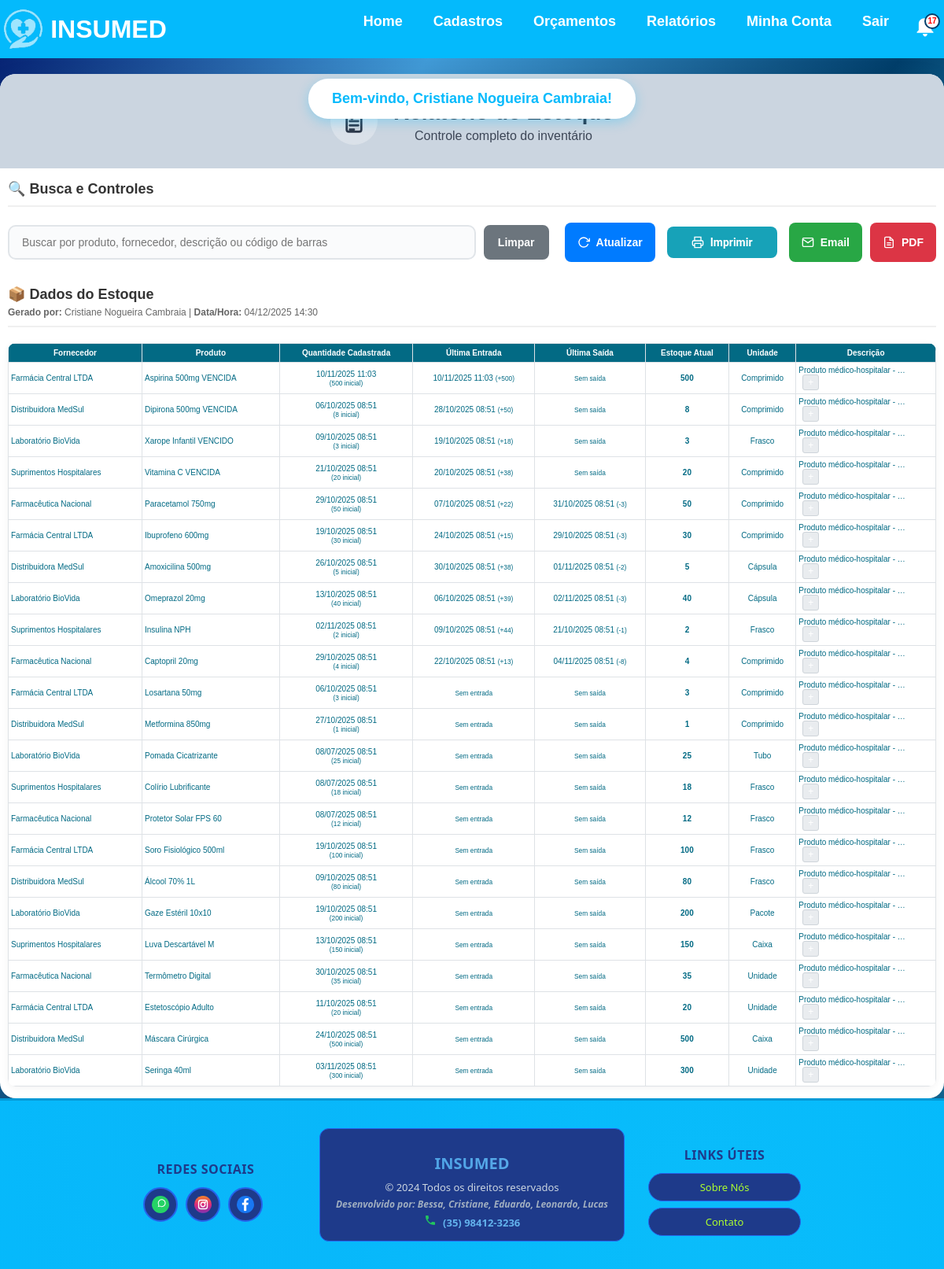
The page /relatorio-estoque/ (signed in) on the database as committed earlier.
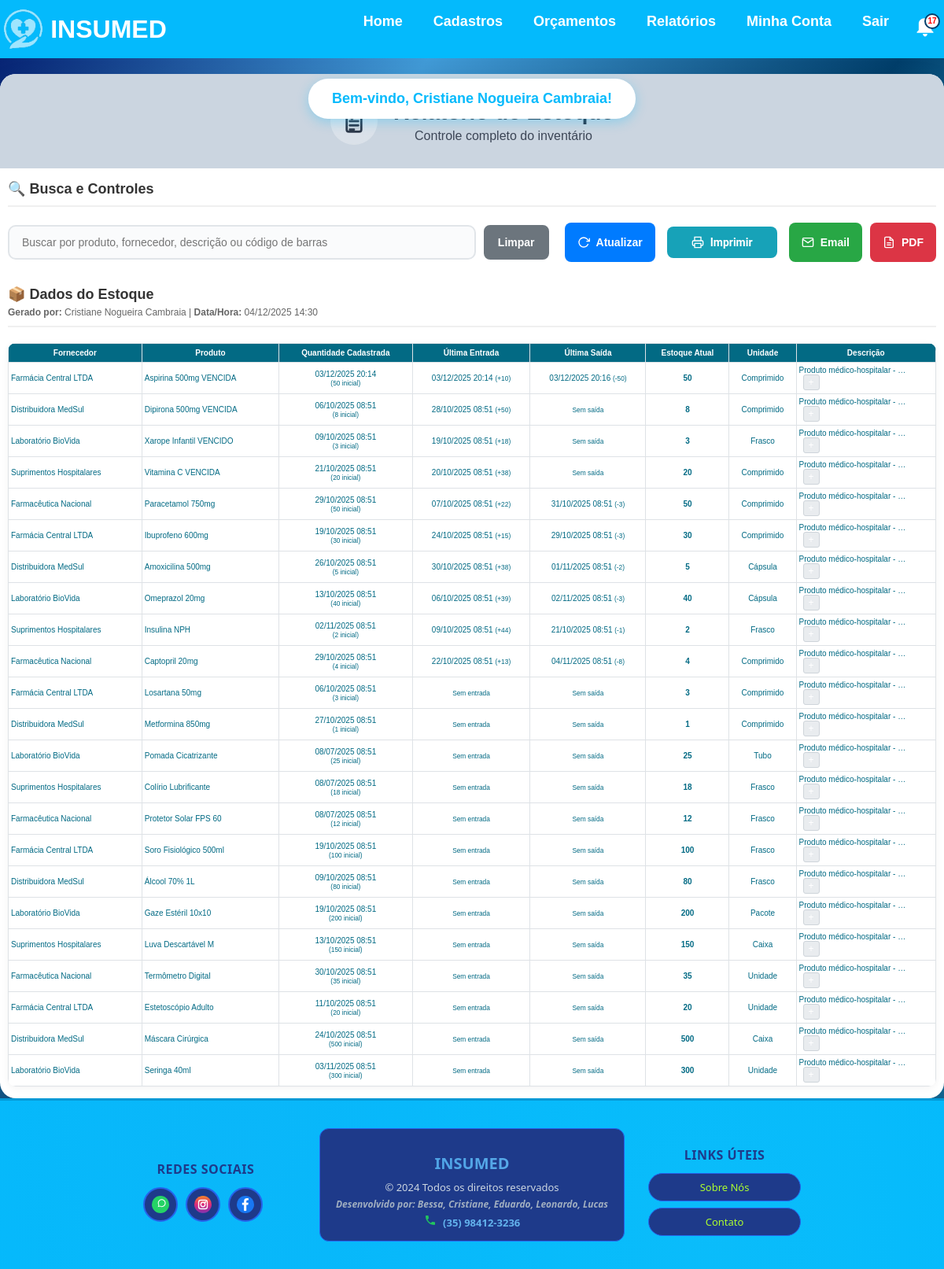
The same page on the database as committed later.
### app/models.py (models this page shows, shortened)
class Usuario(models.Model):
    UF_CHOICES = [
        ('AC', 'Acre'), ('AL', 'Alagoas'), ('AP', 'Amapá'), ('AM', 'Amazonas'),
        ('BA', 'Bahia'), ('CE', 'Ceará'), ('DF', 'Distrito Federal'), ('ES', 'Espírito Santo'),
        ('GO', 'Goiás'), ('MA', 'Maranhão'), ('MT', 'Mato Grosso'), ('MS', 'Mato Grosso do Sul'),
        ('MG', 'Minas Gerais'), ('PA', 'Pará'), ('PB', 'Paraíba'), ('PR', 'Paraná'),
        ('PE', 'Pernambuco'), ('PI', 'Piauí'), ('RJ', 'Rio de Janeiro'), ('RN', 'Rio Grande do Norte'),
        ('RS', 'Rio Grande do Sul'), ('RO', 'Rondônia'), ('RR', 'Roraima'), ('SC', 'Santa Catarina'),
        ('SP', 'São Paulo'), ('SE', 'Sergipe'), ('TO', 'Tocantins')
    ]
    nome = models.CharField(max_length=200, unique=True)
    email = models.EmailField(max_length=200, unique=True)
    cpf = models.CharField(max_length=20, unique=True)
    endereco = models.CharField(max_length=200)
    cidade = models.CharField(max_length=200)
    uf = models.CharField(max_length=2, choices=UF_CHOICES)
    telefone = models.CharField(max_length=20)
    data_nascimento = models.DateField()
    senha = models.CharField(max_length=128)
    ativo = models.BooleanField(default=True)
    tentativas_login = models.IntegerField(default=0)
    bloqueado = models.BooleanField(default=False)
    data_bloqueio = models.DateTimeField(null=True, blank=True)

class Produto(models.Model):
    UNIDADE_CHOICES = [
        ('Unidades', 'Unidades'),
        ('Caixa', 'Caixa'),
    ]
    nome = models.CharField(max_length=100)
    codigo_barras = models.CharField(max_length=50, blank=True, null=True, unique=True)
    preco = models.DecimalField(max_digits=10, decimal_places=2)
    preco_compra = models.DecimalField(max_digits=10, decimal_places=2, blank=True, null=True)
    descricao = models.TextField(blank=True, null=True)
    fornecedor = models.ForeignKey(Fornecedor, on_delete=models.CASCADE, related_name="produtos", null=True, blank=True)
    data_hora = models.DateTimeField(default=timezone.now)
    unidade = models.CharField(max_length=50, choices=UNIDADE_CHOICES, default="Unidades")
    quantidade = models.IntegerField()
    validade = models.DateField(blank=True, null=True)
    observacao = models.TextField(blank=True, null=True)

class Fornecedor(models.Model):
    nome = models.CharField(max_length=200, unique=True)
    cnpj = models.CharField(max_length=20, unique=True)  # Usar CharField pois pode conter caracteres especiais
    endereco = models.CharField(max_length=200)
    bairro = models.CharField(max_length=200)
    complemento = models.CharField(max_length=200, blank=True, null=True)  # Pode ser opcional
    data_nascimento = models.DateField()
    cidade = models.CharField(max_length=200)
    uf = models.CharField(max_length=2)
    cep = models.CharField(max_length=10)  # Também CharField por conta do formato
    email = models.EmailField(max_length=200)  # Melhor usar EmailField para validação
    telefone = models.CharField(max_length=20)
    ativo = models.BooleanField(default=True)

class MovimentacaoEstoque(models.Model):
    TIPO_CHOICES = [
        ('ENTRADA', 'Entrada'),
        ('SAIDA', 'Saída'),
    ]
    produto = models.ForeignKey(Produto, on_delete=models.CASCADE)
    tipo = models.CharField(max_length=10, choices=TIPO_CHOICES)
    quantidade = models.IntegerField()
    data_hora = models.DateTimeField(default=timezone.now)
    usuario = models.ForeignKey(Usuario, on_delete=models.SET_NULL, null=True, blank=True)
    class Meta:
        ordering = ['-data_hora']

### app/views.py (the view, shortened to what this page needs)
# urls.py: path('relatorio-estoque/', views.relatorio_estoque, name='relatorio_estoque'),
@login_required_custom
def relatorio_estoque(request):
    busca = request.GET.get('q')
    periodo = request.GET.get('periodo')
    produtos = Produto.objects.all()
    if periodo and periodo.isdigit():
        from datetime import timedelta
        dias = int(periodo)
        data_limite = timezone.now() - timedelta(days=dias)
        produtos = produtos.filter(data_hora__gte=data_limite)
    produtos_com_movimentacao = []
    for produto in produtos:
        ultima_entrada = MovimentacaoEstoque.objects.filter(
            produto=produto, tipo='ENTRADA'
        ).order_by('-data_hora').first()
        ultima_saida = MovimentacaoEstoque.objects.filter(
            produto=produto, tipo='SAIDA'
        ).order_by('-data_hora').first()
        produto.ultima_entrada = ultima_entrada
        produto.ultima_saida = ultima_saida
        produtos_com_movimentacao.append(produto)
    usuario_logado = None
    if 'usuario_logado' in request.session:
        try:
            usuario_logado = Usuario.objects.get(id=request.session['usuario_logado'])
        except Usuario.DoesNotExist:
            pass
    return render(request, 'relatorio_estoque.html', {
        'produtos': produtos_com_movimentacao,
        'usuario_logado': usuario_logado,
        'data_hora_relatorio': timezone.now()
    })

### app/templates/relatorio_estoque.html (shortened to what this page needs)
{% extends "base.html" %}
{% load static %}
{% block content %}
<div class="estoque-container">
    <div class="header-section">
        <div class="icon-title">
            <div class="icon-circle">
            </div>
            <div>
                <h1>Relatório de Estoque</h1>
                <p>Controle completo do inventário</p>
            </div>
        </div>
    </div>
    <div class="controls-section">
        <div class="section-header">
            <h3>🔍 Busca e Controles</h3>
        </div>
        <div class="controls-content">
            <div class="search-group">
                <input type="text" id="filtroEstoque" placeholder="Buscar por produto, fornecedor, descrição ou código de barras">
                <button onclick="limparFiltro()" class="btn-clear">Limpar</button>
            </div>
            <div class="action-buttons">
                <button onclick="location.reload()" class="btn-action btn-primary">
                    <svg width="16" height="16" viewBox="0 0 24 24" fill="none" stroke="currentColor" stroke-width="2">
                        <polyline points="23,4 23,10 17,10"></polyline>
                        <path d="M20.49,15a9,9,0,1,1-2.12-9.36L23,10"></path>
                    </svg>
                    Atualizar
                </button>
                <button type="button" onclick="window.print()" class="btn-action btn-info">
                    <svg width="16" height="16" viewBox="0 0 24 24" fill="none" stroke="currentColor" stroke-width="2">
                        <polyline points="6,9 6,2 18,2 18,9"></polyline>
                        <path d="M6,18H4a2,2 0 0,1-2-2v-5a2,2 0 0,1,2-2H20a2,2 0 0,1,2,2v5a2,2 0 0,1-2,2H18"></path>
                        <polyline points="6,14 18,14 18,22 6,22 6,14"></polyline>
                    </svg>
                    Imprimir
                </button>
                <button type="button" onclick="enviarEmail()" class="btn-action btn-success">
                    <svg width="16" height="16" viewBox="0 0 24 24" fill="none" stroke="currentColor" stroke-width="2">
                        <path d="M4 4h16c1.1 0 2 .9 2 2v12c0 1.1-.9 2-2 2H4c-1.1 0-2-.9-2-2V6c0-1.1.9-2 2-2z"></path>
                        <polyline points="22,6 12,13 2,6"></polyline>
                    </svg>
                    Email
                </button>
                <a href="{% url 'exportar_estoque_pdf' %}?{% if request.GET.q %}q={{ request.GET.q }}&{% endif %}{% if request.GET.periodo %}periodo={{ request.GET.periodo }}{% endif %}" class="btn-action btn-danger">
                    <svg width="16" height="16" viewBox="0 0 24 24" fill="none" stroke="currentColor" stroke-width="2">
                        <path d="M14 2H6a2 2 0 0 0-2 2v16a2 2 0 0 0 2 2h12a2 2 0 0 0 2-2V8z"></path>
                        <polyline points="14,2 14,8 20,8"></polyline>
                        <line x1="16" y1="13" x2="8" y2="13"></line>
                        <line x1="16" y1="17" x2="8" y2="17"></line>
                    </svg>
                    PDF
                </a>
            </div>
        </div>
    </div>
    <div class="data-section">
        <div class="section-header">
            <h3>📦 Dados do Estoque</h3>
            {% if usuario_logado %}
            <div style="font-size: 12px; color: #666; margin-top: 5px;">
                <strong>Gerado por:</strong> {{ usuario_logado.nome }} | <strong>Data/Hora:</strong> {{ data_hora_relatorio|date:"d/m/Y H:i" }}
            </div>
            {% endif %}
        </div>
        <div class="table-responsive">
            <table class="modern-table">
                <thead>
                    <tr>
                        <th>Fornecedor</th>
                        <th>Produto</th>
                        <th>Quantidade Cadastrada</th>
                        <th>Última Entrada</th>
                        <th>Última Saída</th>
                        <th>Estoque Atual</th>
                        <th>Unidade</th>
                        <th>Descrição</th>
                    </tr>
                </thead>
                <tbody>
                    {% for produto in produtos %}
                    <tr class="produto-row" data-fornecedor="{{ produto.fornecedor.nome|lower }}" data-produto="{{ produto.nome|lower }}" data-descricao="{{ produto.descricao|default:''|lower }}" data-codigo="{{ produto.codigo_barras|default:''|lower }}">
                        <td>{{ produto.fornecedor.nome }}</td>
                        <td>{{ produto.nome }}</td>
                        <td class="text-center">
                            {{ produto.data_hora|date:"d/m/Y H:i" }}<br>
                            <small>({{ produto.quantidade }} inicial)</small>
                        </td>
                        <td class="text-center">
                            {% if produto.ultima_entrada %}
                                {{ produto.ultima_entrada.data_hora|date:"d/m/Y H:i" }}
                                <small>(+{{ produto.ultima_entrada.quantidade }})</small>
                            {% else %}
                                <small>Sem entrada</small>
                            {% endif %}
                        </td>
                        <td class="text-center">
                            {% if produto.ultima_saida %}
                                {{ produto.ultima_saida.data_hora|date:"d/m/Y H:i" }}
                                <small>(-{{ produto.ultima_saida.quantidade }})</small>
                            {% else %}
                                <small>Sem saída</small>
                            {% endif %}
                        </td>
                        <td class="text-center estoque-atual">{{ produto.quantidade }}</td>
                        <td class="text-center">{{ produto.unidade }}</td>
                        <td class="descricao-cell">
                            {% if produto.descricao %}
                                <span class="descricao-preview">{{ produto.descricao|truncatechars:30 }}</span>
                                {% if produto.descricao|length > 30 %}
                                    <button type="button" class="btn-expandir-desc" onclick="toggleDescricaoTabela(this)">+</button>
                                {% endif %}
                            {% else %}
                                <small>Sem descrição</small>
                            {% endif %}
                        </td>
                    </tr>
                    {% empty %}
                    <tr id="nenhumProdutoEstoque">
                        <td colspan="8" class="text-center no-data">Nenhum produto encontrado</td>
                    </tr>
                    {% endfor %}
                </tbody>
            </table>
        </div>
    </div>
</div>
{% endblock %}

### app/templates/base.html (shortened to what this page needs)
<!DOCTYPE html>
<html lang="pt-br">
<head>
    {% load static %}
    <link rel="stylesheet" href="{% static 'css/style.css' %}?v=2.0">
</head>
<body>
    <header>
        <div class="logo-header">
            <img src="{% static 'images/insumed_icon.png' %}" alt="insumed_icon">
            <h1 class="insumed">INSUMED</h1>
        </div>
        <nav class="desktop-nav">
            <ul>
                {% if admin_logado %}
                    <li><a href="{% url 'lista_suporte' %}">Suporte</a></li>
                    <li><a href="{% url 'usuarios_cadastrados' %}">Usuários Cadastrados</a></li>
                    <li><a href="{% url 'admin_logout' %}">Sair Admin</a></li>
                {% else %}
                    <li><a href="/">Home</a></li>
                    <li class="dropdown">
                        <a href="#" onclick="return false;">Cadastros</a>
                    </li>
                    <li class="dropdown">
                        <a href="#" onclick="return false;">Orçamentos</a>
                    </li>
                    <li class="dropdown">
                        <a href="#" onclick="return false;">Relatórios</a>
                    </li>
                    {% if usuario_logado %}
                        <li><a href="{% url 'minha_conta' %}">Minha Conta</a></li>
                        <li><a href="{% url 'logout' %}">Sair</a></li>
                        <li style="position: relative;">
                            <button onclick="toggleNotifications()" style="background: none; border: none; cursor: pointer; position: relative; padding: 5px;">
                                <span id="notificationCounter" style="position: absolute; top: 0; right: 0; background: white; color: #ff0000; border-radius: 50%; min-width: 16px; height: 16px; font-size: 10px; display: none; align-items: center; justify-content: center; font-weight: bold; border: 2px solid #013e6a;">0</span>
                            </button>
                        </li>
                    {% else %}
                        <li><a href="{% url 'cadastrar_usuario' %}">Cadastrar Usuário</a></li>
                        <li><a href="{% url 'login' %}">Login</a></li>
                    {% endif %}
                {% endif %}
            </ul>
        </nav>
    </header>
    <main>
        {% block content %}
        {% endblock %}
    </main>
    <footer class="footer-premium">
        <div class="footer-container">
            <div class="social-section">
                <h3 class="footer-title">Redes Sociais</h3>
                <div class="social-links">
                    <a href="https://wa.me/5535997548034" target="_blank" class="social-link" title="WhatsApp">
                        <img src="{% static 'images/whatsapp.svg' %}" alt="WhatsApp">
                    </a>
                    <a href="https://instagram.com/insumed" target="_blank" class="social-link" title="Instagram">
                        <img src="{% static 'images/instagram.svg' %}" alt="Instagram">
                    </a>
                    <a href="https://facebook.com/insumed" target="_blank" class="social-link" title="Facebook">
                        <img src="{% static 'images/facebook.svg' %}" alt="Facebook">
                    </a>
                </div>
            </div>
            <div class="info-section">
                <div class="company-info">
                    <h3>INSUMED</h3>
                    <p class="copyright">© 2024 Todos os direitos reservados</p>
                    <p class="developers">Desenvolvido por: Bessa, Cristiane, Eduardo, Leonardo, Lucas</p>
                    <p class="phone"> (35) 98412-3236</p>
                </div>
            </div>
            {% if not admin_logado %}
            <div class="links-section">
                <h3 class="footer-title">Links Úteis</h3>
                <div class="quick-links">
                    <a href="{% url 'sobre_nos' %}" class="footer-link" style="color: greenyellow;">Sobre Nós</a>
                    <a href="{% url 'criar_suporte' %}" class="footer-link" style="color: greenyellow;">Contato</a>
                </div>
            </div>
            {% endif %}
        </div>
    </footer>
</body>
</html>

Rows that differ between the two databases and show on the page:
changed Produto "Aspirina 500mg VENCIDA": data_hora "10/11/2025 11:03" → "03/12/2025 20:14"; quantidade "500" → "50"; ultima_entrada.data_hora "10/11/2025 11:03" → "03/12/2025 20:14"; ultima_entrada.quantidade "500" → "10"; ultima_saida.data_hora (not shown) → "03/12/2025 20:16"; ultima_saida.quantidade (not shown) → "50"; text "Sem saída" → "(- )"
